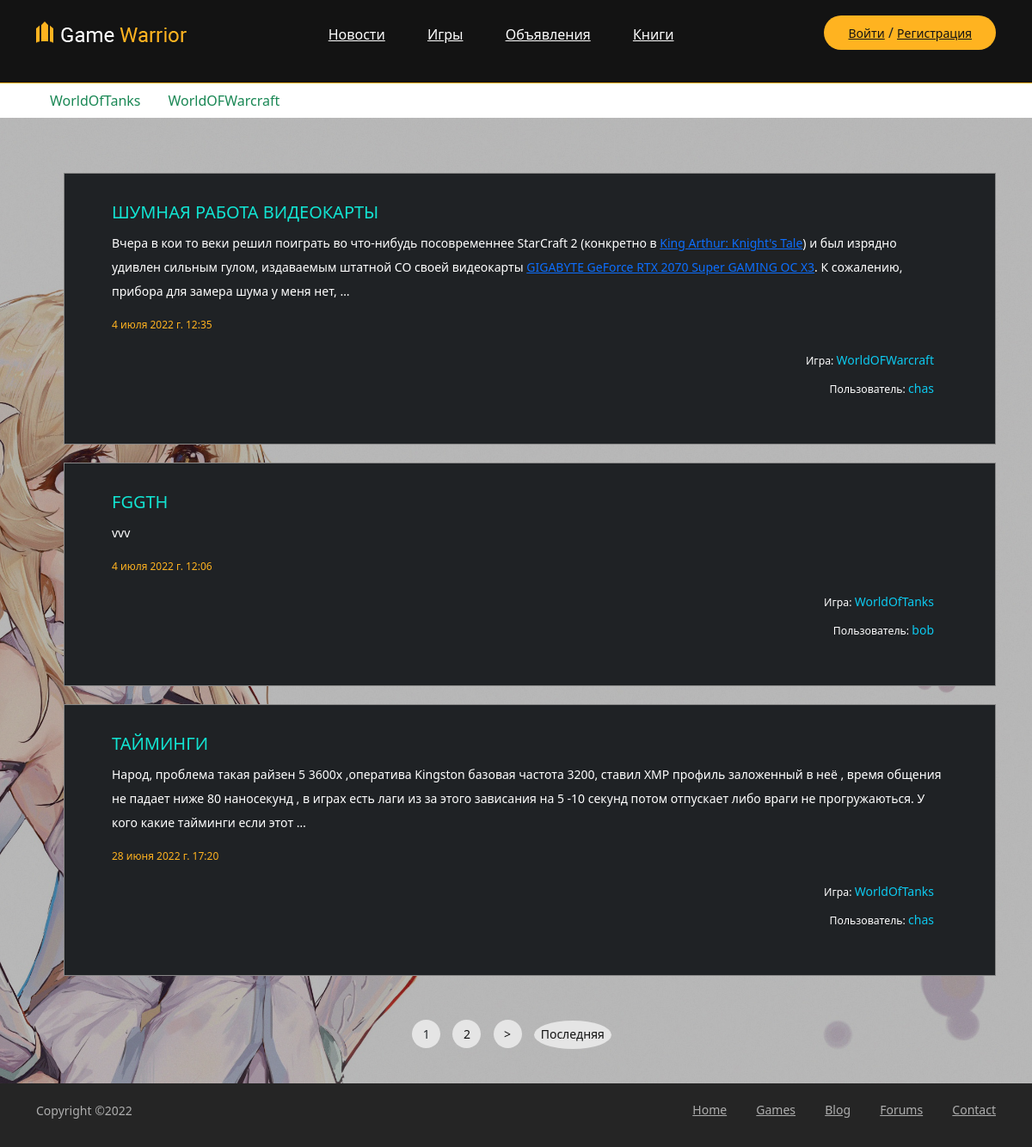
/ads/, run on the app's committed database.
### Ads/models.py (models this page shows, shortened)
class Game(models.Model):
    name = models.CharField("Название", max_length=225)
    def __str__(self):
        return f'{self.name}'
    class Meta:
        verbose_name = 'Игра'
        verbose_name_plural = 'Игры'

class Ad(models.Model):
    header = models.CharField("Заголовок", max_length=225)
    content_upload = RichTextUploadingField("Текстовое поле", blank=True, null=True)
    datetime = models.DateTimeField("Дата и время", auto_now_add=True)
    user = models.ForeignKey(Users, on_delete=models.CASCADE)
    category = models.ForeignKey('Category', on_delete=models.CASCADE)
    game = models.ForeignKey('Game', on_delete=models.CASCADE)
    class Meta:
        verbose_name = 'Объявление'
        verbose_name_plural = 'Объявления'

class Users(models.Model):
    user = models.OneToOneField(User, related_name='user', on_delete=models.CASCADE)
    def __str__(self):
        return f'{self.user}'
    class Meta:
        verbose_name = 'Пользователь'
        verbose_name_plural = 'Пользователи'

### Ads/views.py (the view, shortened to what this page needs)
# urls.py: path('ads/', AdsListView.as_view(), name='ads'),
class AdsListView(ListView):
    model = Ad
    template_name = "ads/ads.html"
    context_object_name = 'ads'
    queryset = Ad.objects.all().order_by('-id')
    ordering = ['-id']
    paginate_by = 3
    def get_context_data(self, **kwargs):
        context = super().get_context_data(**kwargs)
        context['games'] = Game.objects.all()
        return context

### templates/ads/ads.html (shortened to what this page needs)
{%  extends 'flatpages/default.html' %}
{% load static %}
{% block content %}
<div class="container">
    <nav class="nav">
        <ul class="nav justify-content-center">
        {% for game in games %}
            <li class="nav-item"><a class="nav-link link-success" href="{% url 'game' game.id %}">{{game}}</a> </li>
        {% endfor %}
        </ul>
    </nav>
</div>
<section class="page-section community-page set-bg" data-setbg="{% static 'img/picture.jpg' %}">
<div class="community-warp spad">
<div class="container">
    <div class="d-md-flex justify-content-md-end pb-4">
    </div>
{% for ad in ads %}
<ul class="community-post-list">
    <li>
        <div class="community-post">
            <div class="post-content">
                <h5>{{ ad.header }}</h5>
                <p>{{ ad.content_upload|safe|truncatewords:50}}</p>
                <div class="post-date mt-3">{{ ad.datetime }}</div>
                <p class="text-end pe-3" style="color: #0dcaf0;"><small class="text-white">Игра: </small> {{ ad.game }}</p>
                <p class="text-end pe-3" style="color: #0dcaf0"><small class="text-white">Пользователь: </small>{{ ad.user }}</p>
            </div>
        </div>
    </li>
 </ul>
 {% endfor %}
 <div class="site-pagination sp-style-2">
      {% for num in page_obj.paginator.page_range %}
        {% if page_obj.number == num %}
            <a>{{ num }}</a>
        {% elif num > page_obj.number|add:'-3' and num < page_obj.number|add:'3' %}
        <a href="?page={{ num }}">{{ num }}</a>
        {% endif %}
      {% endfor %}
    {% if page_obj.has_next %}
        <a href="?page={{  page_obj.next_page_number }}">></a>
        <a class="link link-end" href="?page={{  page_obj.paginator.num_pages }}">Последняя</a>
    {% endif %}
 </div>
</div>
</div>
</section>
{% endblock content %}

### templates/flatpages/default.html (shortened to what this page needs)
<!DOCTYPE html>
{% load static %}
<html lang="en">
<head>
	<link rel="stylesheet" href="{% static 'css/bootstrap.min.css' %}"/>
	<link rel="stylesheet" href="{% static 'css/font-awesome.min.css' %}"/>
	<link rel="stylesheet" href="{% static 'css/owl.carousel.css' %}"/>
	<link rel="stylesheet" href="{% static 'css/style.css' %}"/>
	<link rel="stylesheet" href="{% static 'css/animate.css' %}"/>
    <link href="https://cdn.jsdelivr.net/npm/bootstrap@5.2.0-beta1/dist/css/bootstrap.min.css" rel="stylesheet">
</head>
<body>
<header class="header-section">
    <div class="container">
        <a class="site-logo" href="#"><img src="{% static 'img/logo.png' %}" alt=""></a>
            <div class="user-panel">
                {% if user.is_authenticated %}
                    <a href="http://127.0.0.1:8000/accounts/logout/">Выйти</a>
                {% else %}
                    <a href="http://127.0.0.1:8000/accounts/login/">Войти</a>  /  <a href="http://127.0.0.1:8000/accounts/signup/">Регистрация</a>
                {% endif %}
            </div>
                <nav class="main-menu">
                    <ul>
                        <li><a href="#">Новости</a></li>
                        <li><a href="#">Игры</a></li>
                        <li><a href="{% url 'ads' %}">Объявления</a> </li>
                        <li><a href="#">Книги</a></li>
                    </ul>
                </nav>
    </div>
</header>
{% block content %}
{% endblock content %}
<footer class="footer-section">
    <div class="container">
        <ul class="footer-menu">
            <li><a href="index.html">Home</a></li>
            <li><a href="review.html">Games</a></li>
            <li><a href="categories.html">Blog</a></li>
            <li><a href="community.html">Forums</a></li>
            <li><a href="contact.html">Contact</a></li>
        </ul>
        <p class="copyright">Copyright &copy;<script>document.write(new Date().getFullYear());</script></p>
    </div>
</footer>
<link href="https://cdn.jsdelivr.net/npm/bootstrap@5.2.0-beta1/dist/css/bootstrap.min.css" rel="stylesheet">
</body>
</html>

### static/css/style.css (style rules this page uses)
html, body { height: 100%; font-family: 'Roboto', sans-serif; -webkit-font-smoothing: antialiased; }
h1, h2, h3, h4, h5, h6 { margin: 0; font-weight: 500; color: #131313; }
h5 { font-size: 20px; text-transform: uppercase; }
p { font-size: 14px; color: #878787; line-height: 2; }
img { max-width: 100%; }
ul, ol { padding: 0; margin: 0; }
.set-bg { background-repeat: no-repeat; background-size: cover; background-position: top center; }
.spad { padding-top: 40px; padding-bottom: 40px; }
.header-section { background: #131313; clear: both; overflow: hidden; padding: 18px 0; border-bottom: 1px solid #ffb320; }
.site-logo { display: inline-block; padding-top: 6px; }
.user-panel { float: right; font-weight: 500; background: #ffb320; padding: 8px 28px; border-radius: 30px; }
.user-panel a { font-size: 14px; color: #131313; }
.main-menu { float: right; margin-right: 170px; }
.main-menu ul { list-style: none; }
.main-menu ul li { display: inline; }
.main-menu ul li a { display: inline-block; font-size: 16px; color: #fff; margin-left: 35px; font-weight: 500; padding: 10px 5px; }
.footer-section { padding: 18px 0 16px; overflow: hidden; background: #252525; }
.footer-menu { list-style: none; float: right; }
.footer-menu li { display: inline; }
.footer-menu li a { display: inline-block; font-size: 14px; font-weight: 500; color: #aeaeae; margin-left: 30px; }
.copyright { float: left; margin-bottom: 0; font-weight: 500; color: #aeaeae; }
.site-pagination { text-align: center; padding-top: 30px; margin: 0; }
.site-pagination a, .site-pagination span { width: 33px; height: 33px; font-size: 14px; font-weight: 500; padding-top: 6px; text-align: center; display: inline-block; border-radius: 50%; color: #131313; margin-right: 10px; text-decoration: none; }
.site-pagination .link { width: 65px; padding-top: 5px; }
.site-pagination .link-end { width: 90px !important; }
.sp-style-2 a, .sp-style-2 .link, .sp-style-2 span { background: #e5e5e5; }
.community-warp { max-width: 1367px; margin: 0 auto; background: rgba(0, 0, 0, 0.28); }
.community-post-list { list-style: none; }
.community-post-list li { padding: 33px 55px 45px; margin-bottom: 21px; overflow: hidden; border: 1px solid #878787; background: #1f2225; }
.community-post-list .community-post .post-content h5 { font-size: 20px; color: #12e4d2; font-weight: 400; margin-bottom: 10px; }
.community-post-list .community-post .post-content p { color: #fff; margin-bottom: 5px; }
.community-post-list .community-post .post-content .post-date { font-size: 12px; color: #ffb320; margin-bottom: 18px; }
@media (min-width: 1200px) { .container { max-width: 1176px; } }

### data on the page
Game: name "WorldOfTanks"
Game: name "WorldOFWarcraft"
Ad: header "ШУМНАЯ РАБОТА ВИДЕОКАРТЫ", content_upload "Вчера в кои то веки решил поиграть во что-нибудь посовременнее StarCraft 2 (конкретно в King Arthur: Knight's Tale ) и был изрядно удивлен сильным гулом, издаваемым штатной СО своей видеокарты GIGABYTE GeForce RTX 2070 Super GAMING OC X3 . К сожалению, прибора для замера шума у меня нет, …", datetime "4 июля 2022 г. 12:35", game "WorldOFWarcraft", user "chas"
Ad: header "FGGTH", content_upload "vvv", datetime "4 июля 2022 г. 12:06", game "WorldOfTanks", user "bob"
Ad: header "ТАЙМИНГИ", content_upload "Народ, проблема такая райзен 5 3600x ,оператива Kingston базовая частота 3200, ставил XMP профиль заложенный в неё , время общения не падает ниже 80 наносекунд , в играх есть лаги из за этого зависания на 5 -10 секунд потом отпускает либо враги не прогружаються. У кого какие тайминги если этот …", datetime "28 июня 2022 г. 17:20", game "WorldOfTanks", user "chas"

### other printed values
{{ num }} "1"
{{ num }} "2"
